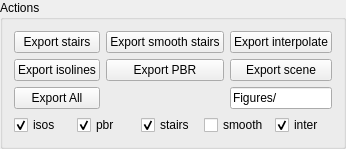
       <widget class="QGroupBox" name="ddwdw">
        <property name="geometry">
         <rect>
          <x>10</x>
          <y>750</y>
          <width>341</width>
          <height>141</height>
         </rect>
        </property>
        <property name="title">
         <string>Actions</string>
        </property>
        <layout class="QGridLayout" name="gridLayout_4">
         <item row="1" column="0">
          <widget class="QPushButton" name="export_isolines_button">
           <property name="text">
            <string>Export isolines</string>
           </property>
          </widget>
         </item>
         <item row="0" column="2">
          <widget class="QPushButton" name="export_interpolate_button">
           <property name="text">
            <string>Export interpolate</string>
           </property>
          </widget>
         </item>
         <item row="0" column="1">
          <widget class="QPushButton" name="export_smooth_stairs_button">
           <property name="text">
            <string>Export smooth stairs</string>
           </property>
          </widget>
         </item>
         <item row="1" column="1">
          <widget class="QPushButton" name="export_pbr_button">
           <property name="text">
            <string>Export PBR</string>
           </property>
          </widget>
         </item>
         <item row="0" column="0">
          <widget class="QPushButton" name="export_stairs_button">
           <property name="text">
            <string>Export stairs</string>
           </property>
          </widget>
         </item>
         <item row="3" column="0" colspan="3">
          <layout class="QHBoxLayout" name="horizontalLayout_8">
           <item>
            <widget class="QCheckBox" name="export_isos_toggle">
             <property name="text">
              <string>isos</string>
             </property>
             <property name="checked">
              <bool>true</bool>
             </property>
            </widget>
           </item>
           <item>
            <widget class="QCheckBox" name="export_pbr_toggle">
             <property name="text">
              <string>pbr</string>
             </property>
             <property name="checked">
              <bool>true</bool>
             </property>
            </widget>
           </item>
           <item>
            <widget class="QCheckBox" name="export_stairs_toggle">
             <property name="text">
              <string>stairs</string>
             </property>
             <property name="checked">
              <bool>true</bool>
             </property>
            </widget>
           </item>
           <item>
            <widget class="QCheckBox" name="export_smooth_toggle">
             <property name="text">
              <string>smooth</string>
             </property>
            </widget>
           </item>
           <item>
            <widget class="QCheckBox" name="export_inter_toggle">
             <property name="text">
              <string>inter</string>
             </property>
             <property name="checked">
              <bool>true</bool>
             </property>
            </widget>
           </item>
          </layout>
         </item>
         <item row="1" column="2">
          <widget class="QPushButton" name="export_scene_button">
           <property name="text">
            <string>Export scene</string>
           </property>
          </widget>
         </item>
         <item row="2" column="0">
          <widget class="QPushButton" name="export_all_button">
           <property name="text">
            <string>Export All</string>
           </property>
          </widget>
         </item>
         <item row="2" column="2">
          <widget class="QLineEdit" name="export_path_edit">
           <property name="text">
            <string>Figures/</string>
           </property>
          </widget>
         </item>
        </layout>
       </widget>
